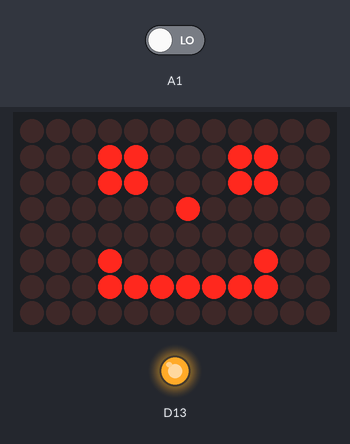
Bench run of a sketch on a simulated Arduino Uno R4 WiFi. Shown: 12×8 LED matrix, output pins drawn as LEDs (lit = HIGH). The test bench sets the inputs (shaded band); at power-on: A1 LOW.

Above: at 1.2 s.
1.3 s: A1 driven HIGH
At 1.8 s:
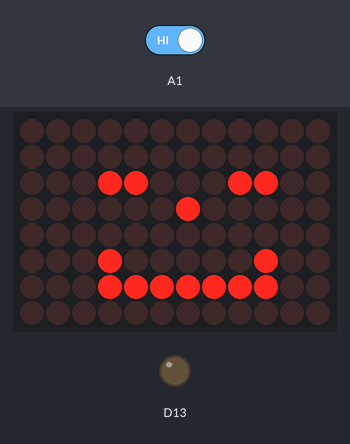
Timing chart, 0 to 4.3 s (numbered marks = the images above; inputs shaded):
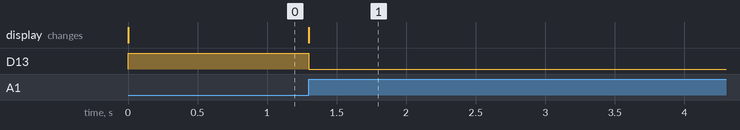

Measured:
- after the input at 1.3 s, D13: HIGH → LOW at once; the display: changes at once (image 1)

The sketch:

facenightday.ino
```cpp
#include "Arduino_LED_Matrix.h"

ArduinoLEDMatrix matrix;

void setup() {
  Serial.begin(115200);
  matrix.begin();
  pinMode(A0, INPUT);
  pinMode(13, OUTPUT);
  pinMode(A1, INPUT);
}


uint8_t frame[8][12] = {
  { 0, 0, 0, 0, 0, 0, 0, 0, 0, 0, 0, 0 },
  { 0, 0, 0, 0, 0, 0, 0, 0, 0, 0, 0, 0 },
  { 0, 0, 0, 0, 0, 0, 0, 0, 0, 0, 0, 0 },
  { 0, 0, 0, 0, 0, 0, 1, 0, 0, 0, 0, 0 },
  { 0, 0, 0, 0, 0, 0, 0, 0, 0, 0, 0, 0 },
  { 0, 0, 0, 0, 0, 0, 0, 0, 0, 0, 0, 0 },
  { 0, 0, 0, 0, 0, 0, 0, 0, 0, 0, 0, 0 },
  { 0, 0, 0, 0, 0, 0, 0, 0, 0, 0, 0, 0 }
};

void leftEye(){
  //Left eye
  frame[1][3] = 1;
  frame[1][4] = 1;
  frame[2][3] = 1;
  frame[2][4] = 1;
}

void blink()
{
  //blink with the both eyes
  frame[1][3] = 0;
  frame[1][4] = 0;
  frame[2][3] = 1;
  frame[2][4] = 1;
  frame[1][8] = 0;
  frame[1][9] = 0;
  frame[2][8] = 1;
  frame[2][9] = 1;
}

void rightEye(){
  //Right eye
  frame[1][8] = 1;
  frame[1][9] = 1;
  frame[2][8] = 1;
  frame[2][9] = 1;
}

void mouth(){
  //Mouth
  frame[5][3] = 1;
  frame[5][9] = 1;
  frame[6][3] = 1;
  frame[6][4] = 1;
  frame[6][5] = 1;
  frame[6][6] = 1;
  frame[6][7] = 1;
  frame[6][8] = 1;
  frame[6][9] = 1;
}

void loop(){
  digitalWrite(13, HIGH);
  matrix.renderBitmap(frame, 8, 12);

  if (digitalRead(A1)){
    digitalWrite(13, LOW);
    blink();
    matrix.renderBitmap(frame, 8, 12);
    delay(12000);
  }
  else
  {
    leftEye();
    rightEye();
    mouth();
  }
}
```
